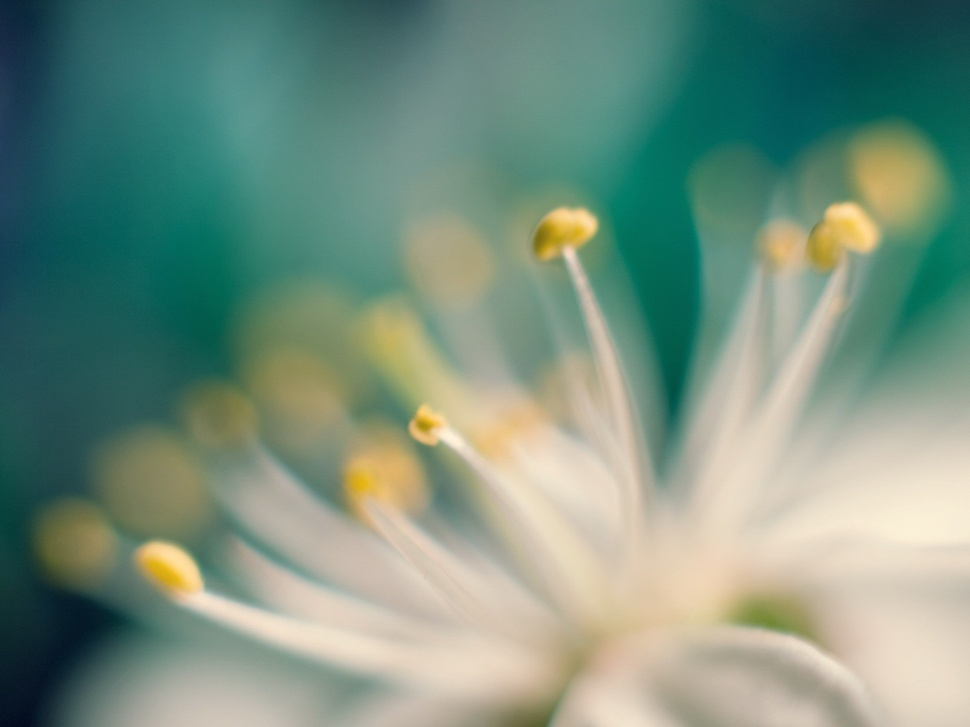
%> input picture 01_Assignment/blur.jpg, 970 x 727 px, shrunk from 1600 x 1200 before the run
$ octave q5.m   (GNU Octave 9; MATLAB toolbox functions it lacks are replaced by stand-ins)
%> lines starting %> are read from the running program, lines starting %| are printed output that depends on the picture

M = [1 2 1;0 0 0;-1 -2 -1];

%% blur.jpg
figure

subplot(2,2,1);
img = imread('blur.jpg');
%> img is the input picture: size 727x970x3 uint8; mean R, G, B 118.5, 144.6, 127.7
imshow(img);
title('blur.jpg');

subplot(2,2,2);
A = convn(img,M);
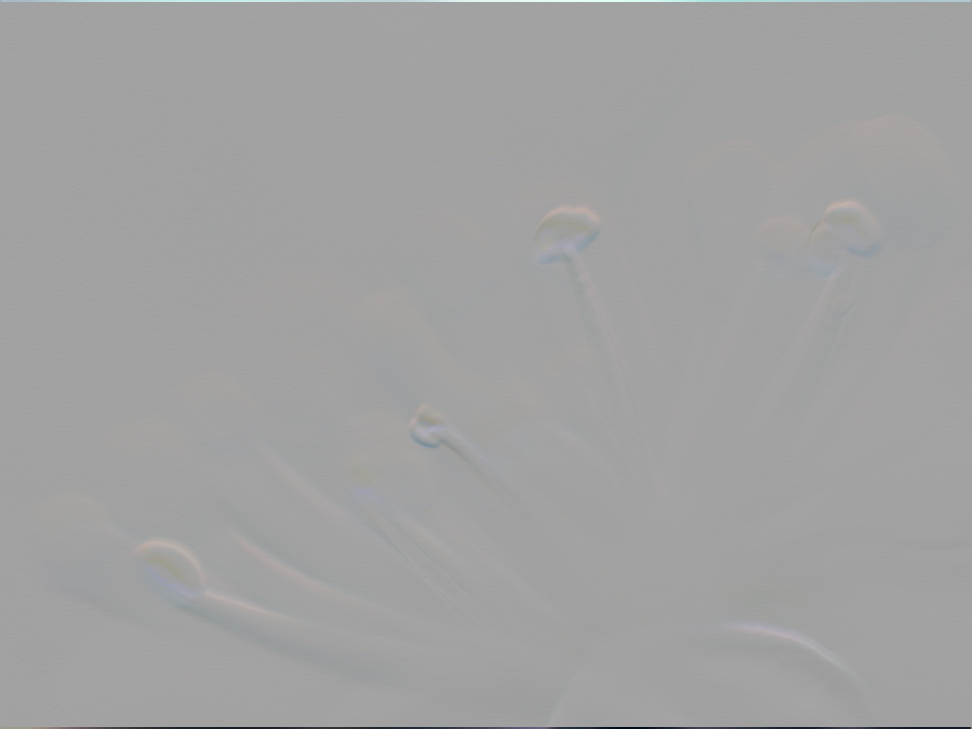
%> A: size 729x972x3 double; mean R, G, B 0, 0, 0; drawn with min black and max white
imshow(A);
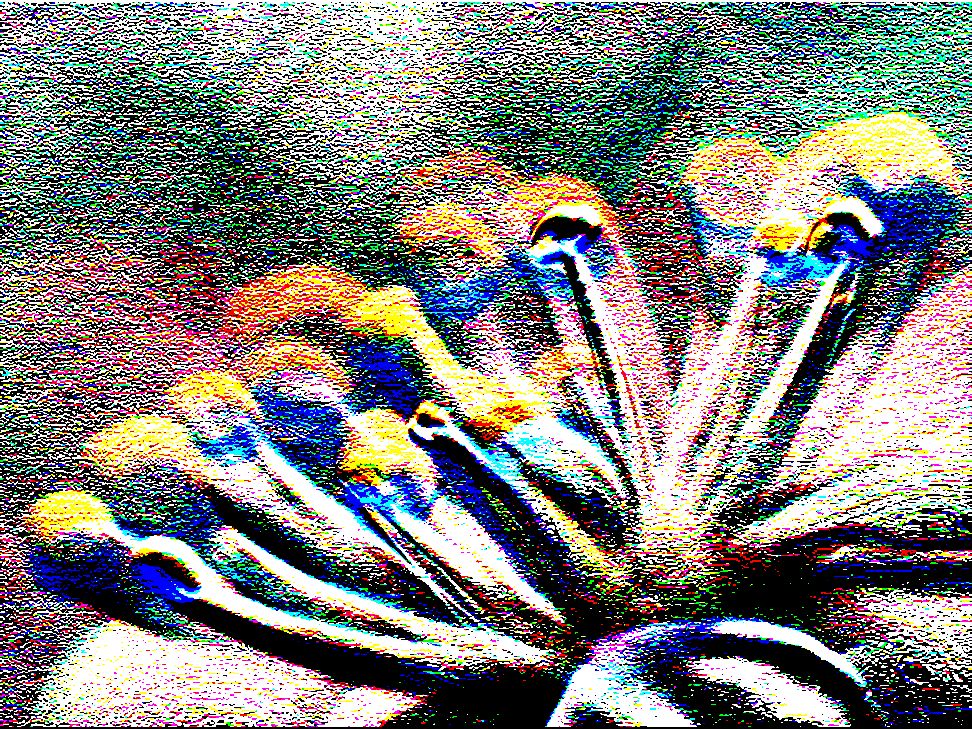
%> displayed picture: size 729x972x3, on the screen's scale of 0 to 255; mean R, G, B 130.6, 129.2, 125.5
title('convoluted with designed matrix');

subplot(2,2,3);
B = convn(img,M');
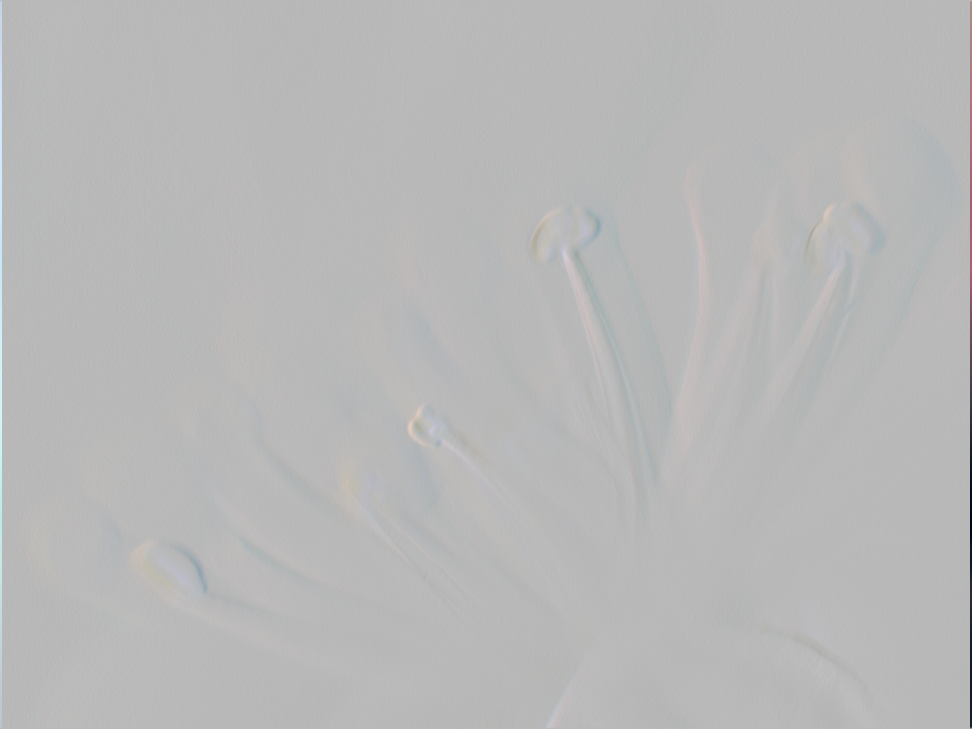
%> B: size 729x972x3 double; mean R, G, B 0, 0, 0; mean of the top-left, top-right, bottom-left and bottom-right quarters 2.2, -2.2, 3, -3; drawn with min black and max white
imshow(B);
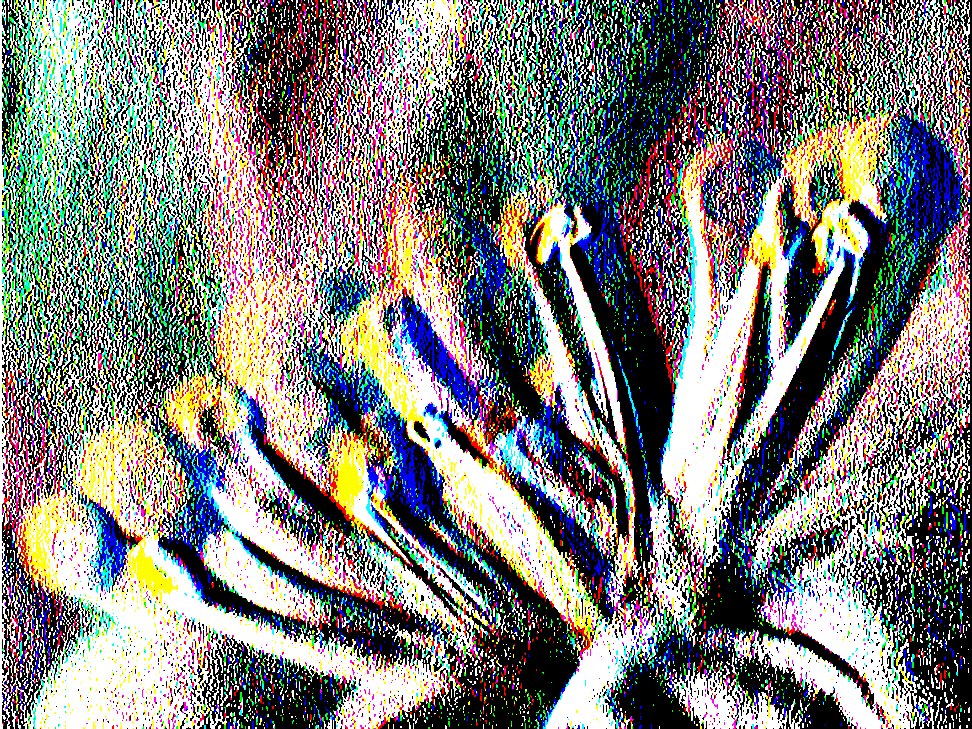
%> displayed picture: size 729x972x3, on the screen's scale of 0 to 255; mean R, G, B 128.8, 128.1, 124.6
title('convoluted with transpose of designed matrix');

subplot(2,2,4);

imshow(A + B);
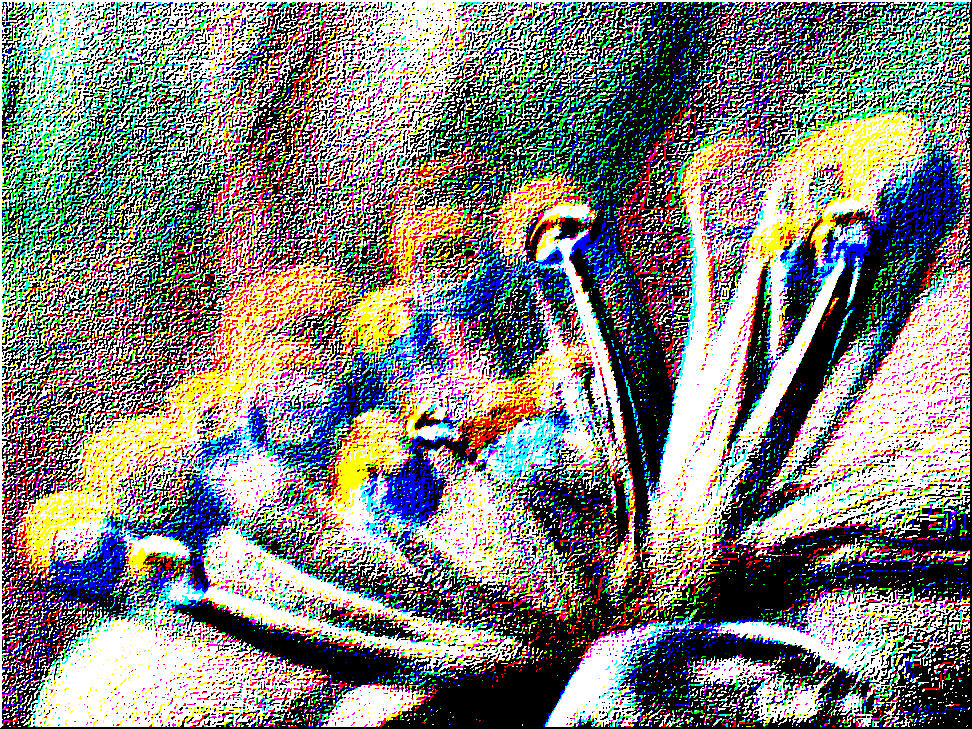
%> displayed picture: size 729x972x3, on the screen's scale of 0 to 255; mean R, G, B 132.2, 131.2, 125.8
title('After Adding first and second Images');
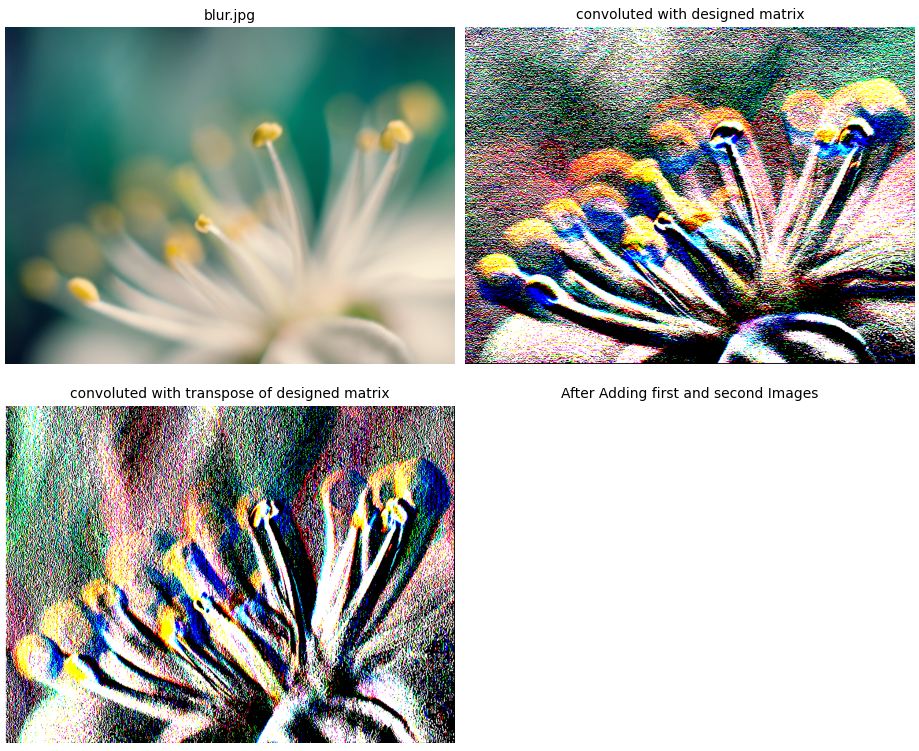
%> figure redrawn from the program's plot data, 4 panels

%% pepper.png;
figure

subplot(2,2,1);
%> (the run ends here)
